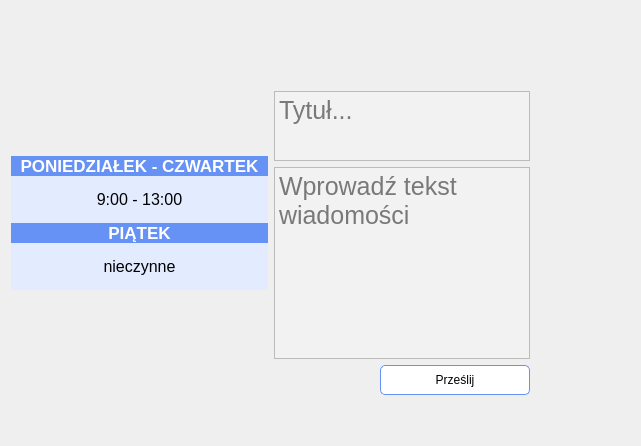
      <widget class="QWidget" name="tab_dziekanat">
       <attribute name="title">
        <string>Dziekanat</string>
       </attribute>
       <layout class="QHBoxLayout" name="horizontalLayout_3">
        <item>
         <widget class="QLabel" name="label_zajecia_2">
          <property name="minimumSize">
           <size>
            <width>200</width>
            <height>0</height>
           </size>
          </property>
          <property name="text">
           <string>&lt;!DOCTYPE HTML PUBLIC &quot;-//W3C//DTD HTML 4.0//EN&quot; &quot;http://www.w3.org/TR/REC-html40/strict.dtd&quot;&gt;
&lt;html&gt;&lt;head&gt;&lt;meta name=&quot;qrichtext&quot; content=&quot;1&quot; /&gt;&lt;meta charset=&quot;utf-8&quot; /&gt;&lt;style type=&quot;text/css&quot;&gt;
p, li { white-space: pre-wrap; }
hr { height: 1px; border-width: 0; }
&lt;/style&gt;&lt;/head&gt;&lt;body style=&quot; font-family:'Segoe UI'; font-size:9pt; font-weight:400; font-style:normal;&quot;&gt;
&lt;p align=&quot;center&quot; style=&quot; margin-top:0px; margin-bottom:0px; margin-left:0px; margin-right:0px; -qt-block-indent:0; text-indent:0px; background-color:#6692f5;&quot;&gt;&lt;span style=&quot; font-size:13pt; font-weight:700; color:#ffffff;&quot;&gt;  PONIEDZIAŁEK - CZWARTEK  &lt;/span&gt;&lt;/p&gt;
&lt;p align=&quot;center&quot; style=&quot;-qt-paragraph-type:empty; margin-top:0px; margin-bottom:0px; margin-left:0px; margin-right:0px; -qt-block-indent:0; text-indent:0px; color:#000000; background-color:#e3ebff;&quot;&gt;&lt;br /&gt;&lt;/p&gt;
&lt;p align=&quot;center&quot; style=&quot; margin-top:0px; margin-bottom:0px; margin-left:0px; margin-right:0px; -qt-block-indent:0; text-indent:0px; background-color:#e3ebff;&quot;&gt;&lt;span style=&quot; font-size:12pt; color:#000000; background-color:#e3ebff;&quot;&gt;9:00 - 13:00&lt;/span&gt;&lt;/p&gt;
&lt;p align=&quot;center&quot; style=&quot;-qt-paragraph-type:empty; margin-top:0px; margin-bottom:0px; margin-left:0px; margin-right:0px; -qt-block-indent:0; text-indent:0px; color:#000000; background-color:#e3ebff;&quot;&gt;&lt;br /&gt;&lt;/p&gt;
&lt;p align=&quot;center&quot; style=&quot; margin-top:0px; margin-bottom:0px; margin-left:0px; margin-right:0px; -qt-block-indent:0; text-indent:0px; background-color:#6692f5;&quot;&gt;&lt;span style=&quot; font-size:13pt; font-weight:700; color:#ffffff;&quot;&gt;PIĄTEK&lt;/span&gt;&lt;/p&gt;
&lt;p align=&quot;center&quot; style=&quot;-qt-paragraph-type:empty; margin-top:0px; margin-bottom:0px; margin-left:0px; margin-right:0px; -qt-block-indent:0; text-indent:0px; color:#000000; background-color:#e3ebff;&quot;&gt;&lt;br /&gt;&lt;/p&gt;
&lt;p align=&quot;center&quot; style=&quot; margin-top:0px; margin-bottom:0px; margin-left:0px; margin-right:0px; -qt-block-indent:0; text-indent:0px; background-color:#e3ebff;&quot;&gt;&lt;span style=&quot; font-size:12pt; color:#000000; background-color:#e3ebff;&quot;&gt;nieczynne&lt;/span&gt;&lt;/p&gt;
&lt;p align=&quot;center&quot; style=&quot;-qt-paragraph-type:empty; margin-top:0px; margin-bottom:0px; margin-left:0px; margin-right:0px; -qt-block-indent:0; text-indent:0px; color:#000000; background-color:#e3ebff;&quot;&gt;&lt;br /&gt;&lt;/p&gt;&lt;/body&gt;&lt;/html&gt;</string>
          </property>
          <property name="alignment">
           <set>Qt::AlignCenter</set>
          </property>
         </widget>
        </item>
        <item>
         <layout class="QHBoxLayout" name="horizontalLayout_2">
          <item>
           <layout class="QVBoxLayout" name="verticalLayout_2" stretch="0,0,0,0,4">
            <item>
             <spacer name="verticalSpacer">
              <property name="orientation">
               <enum>Qt::Vertical</enum>
              </property>
              <property name="sizeType">
               <enum>QSizePolicy::Maximum</enum>
              </property>
              <property name="sizeHint" stdset="0">
               <size>
                <width>20</width>
                <height>80</height>
               </size>
              </property>
             </spacer>
            </item>
            <item>
             <widget class="QPlainTextEdit" name="plainTextEdit_dziekanat1">
              <property name="maximumSize">
               <size>
                <width>16777215</width>
                <height>70</height>
               </size>
              </property>
              <property name="font">
               <font>
                <pointsize>19</pointsize>
               </font>
              </property>
              <property name="styleSheet">
               <string notr="true">background-color: rgb(242, 242, 242);</string>
              </property>
              <property name="lineWrapMode">
               <enum>QPlainTextEdit::WidgetWidth</enum>
              </property>
              <property name="placeholderText">
               <string>Tytuł...</string>
              </property>
             </widget>
            </item>
            <item>
             <widget class="QPlainTextEdit" name="plainTextEdit_dziekanat2">
              <property name="maximumSize">
               <size>
                <width>16777215</width>
                <height>16777215</height>
               </size>
              </property>
              <property name="font">
               <font>
                <pointsize>19</pointsize>
               </font>
              </property>
              <property name="styleSheet">
               <string notr="true">background-color:#F2F2F2</string>
              </property>
              <property name="placeholderText">
               <string>Wprowadź tekst wiadomości</string>
              </property>
             </widget>
            </item>
            <item>
             <widget class="QPushButton" name="pushButton_dziekanat">
              <property name="sizePolicy">
               <sizepolicy hsizetype="Preferred" vsizetype="Fixed">
                <horstretch>0</horstretch>
                <verstretch>0</verstretch>
               </sizepolicy>
              </property>
              <property name="minimumSize">
               <size>
                <width>30</width>
                <height>30</height>
               </size>
              </property>
              <property name="maximumSize">
               <size>
                <width>150</width>
                <height>50</height>
               </size>
              </property>
              <property name="layoutDirection">
               <enum>Qt::RightToLeft</enum>
              </property>
              <property name="styleSheet">
               <string notr="true">background-color: qlineargradient(x1: 0, y1: 0, x2: 0, y2: 1, stop: 0 white, stop: 1 white); color: black; border: 1px solid #6692F5; border-radius: 5px</string>
              </property>
              <property name="text">
               <string>Prześlij</string>
              </property>
             </widget>
            </item>
            <item>
             <spacer name="verticalSpacer_2">
              <property name="orientation">
               <enum>Qt::Vertical</enum>
              </property>
              <property name="sizeType">
               <enum>QSizePolicy::Maximum</enum>
              </property>
              <property name="sizeHint" stdset="0">
               <size>
                <width>20</width>
                <height>40</height>
               </size>
              </property>
             </spacer>
            </item>
           </layout>
          </item>
         </layout>
        </item>
        <item>
         <spacer name="horizontalSpacer">
          <property name="orientation">
           <enum>Qt::Horizontal</enum>
          </property>
          <property name="sizeType">
           <enum>QSizePolicy::Minimum</enum>
          </property>
          <property name="sizeHint" stdset="0">
           <size>
            <width>100</width>
            <height>20</height>
           </size>
          </property>
         </spacer>
        </item>
       </layout>
      </widget>
